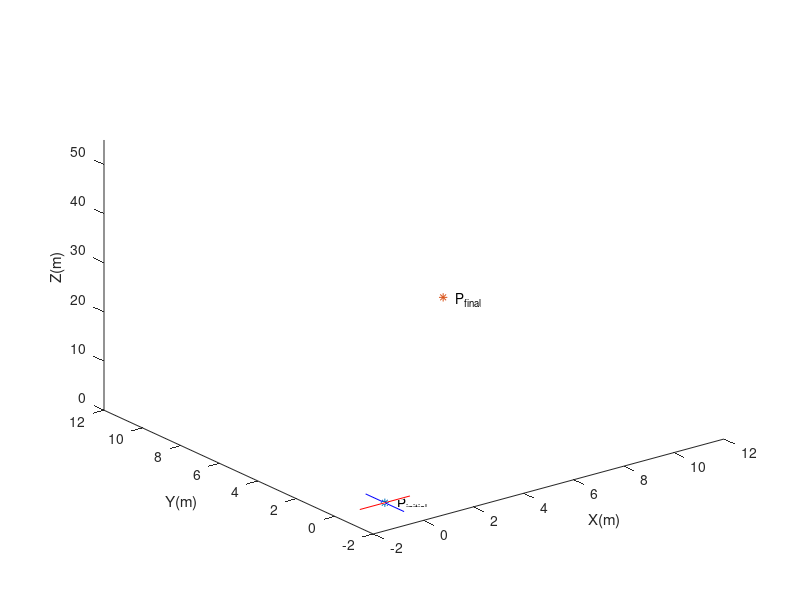

Reproduce this figure in MATLAB. (Note: this script raises an error after producing the figure.)
%ME579_project_Animation
%SI unit
clc
clear
ksi=csvread('ksi.csv');
L=size(ksi);
b=0.5;c=2;tf=2*4*b+c+c;dt=0.001;
H_hover=50;H_drop=0.1e2;
x0=0;y0=0;z0=0;x1=10;y1=10;z1=H_hover;z2=H_drop;
tt=[1:L(2)]*dt;

% plot(tt,ksi(1,:),'-r')
% hold on
% plot(tt,ksi(2,:),'--k')
% plot(tt,ksi(3,:),'-.b')
% legend('x','y','z')
% axis([0 35 0 50]);
%figure(2)
t = 0:pi/50:10*pi;
st = sin(t);
ct = cos(t);
%plot3(0,0,0)


h = figure;
axis tight manual % this ensures that getframe() returns a consistent size
filename = 'trajectory.gif';
d=400;
for k=1:d:L(2)
   cla
   %calculated trajectory
   %hold on
   %links and ball
    plot3([ksi(1,k)-1,ksi(1,k)+1],[ksi(2,k),ksi(2,k)],[ksi(3,k),ksi(3,k)],'r-')
    hold on
    plot3([ksi(1,k),ksi(1,k)],[ksi(2,k)-1,ksi(2,k)+1],[ksi(3,k),ksi(3,k)],'b-')
%    plot([x1(1),x2(1)],[x1(2),x2(2)],'g-')
%    plot([x2(1),x3(1)],[x2(2),x3(2)],'b-')
%    plot(L3/2,yb(1,k),'ro')
   plot3(ksi(1,k),ksi(2,k),ksi(3,k),'ok','MarkerSize',2)
   
   %line
   for i=1:d:k-d
      plot3([ksi(1,i),ksi(1,i+d)],[ksi(2,i),ksi(2,i+d)],[ksi(3,i),ksi(3,i+d)],'-.k') 
       
   end
   
   
   plot3(x0,y0,z0,'*')
   plot3(x1,y1,z2,'*')
   text(x0+0.5,y0,z0-1,'P_{initial}');
   text(x1+0.5,y1,z2-1,'P_{final}');
   
   axis([-2  12  -2  12  0  55])
   xlabel('X(m)')
   ylabel('Y(m)')
   zlabel('Z(m)')
   % Capture the plot as an image 
      frame = getframe(h); 
      im = frame2im(frame); 
      [imind,cm] = rgb2ind(im,256); 
      % Write to the GIF File 
      if k == 1 
          imwrite(imind,cm,filename,'gif', 'Loopcount',inf); 
      else 
          imwrite(imind,cm,filename,'gif','WriteMode','append'); 
      end 
   %axis([-2 3 -2 yb0+2*L1])
   pause(0.05)
end
filename
%set(gca, 'CameraPosition', [100 5000 2000]);